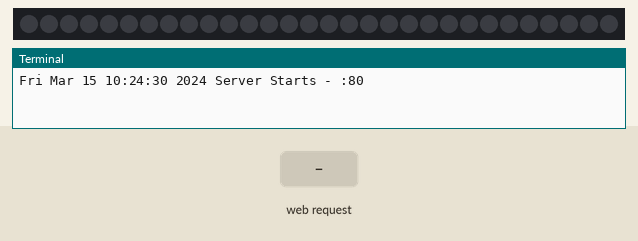
Bench run of a program on a simulated Raspberry Pi (BCM pin numbers). Parts: 30 RGB LEDs in strip order, left to right, the last lines printed to the terminal. The test bench sets the inputs (shaded band). The clock reads 2024-03-15 10:24:30 at power-on unless the program sets it.

Above: at 1.2 s.
1.3 s: HTTP request for /on received
At 1.7 s:
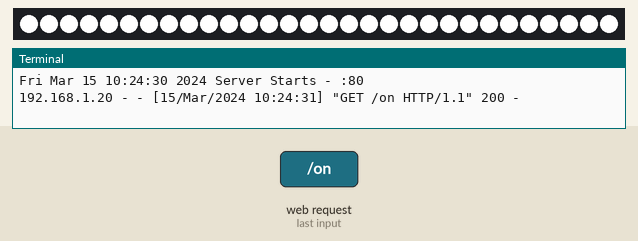
2.8 s: HTTP request for /off received
At 4.0 s:
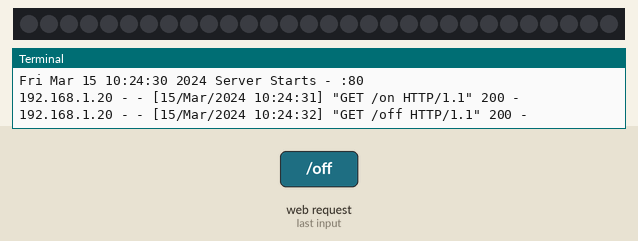
4.3 s: HTTP request for /set/ received
At 5.2 s:
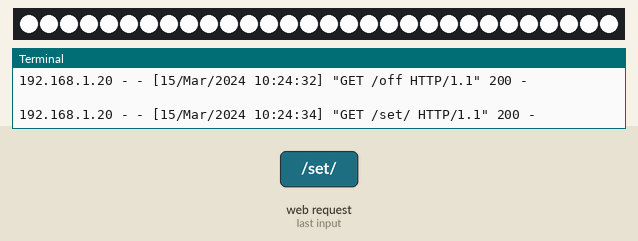
Timing chart, 0 to 7.3 s (numbered marks = the images above; inputs shaded):
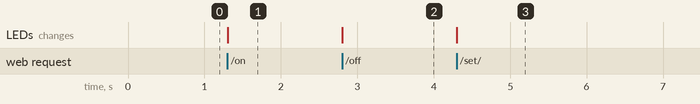

Measured:
- after the input at 1.3 s, the LEDs: change at once (image 1)
- after the input at 2.8 s, the LEDs: change at once (image 2)
- after the input at 4.3 s, the LEDs: change at once (image 3)

The program:

pixelServer.py
```python
#!/usr/bin/python3

"""
  Python 3 script to run a simple REST server for remotely controlling a LED (WS2812) strip.
  Johan Korten
  V1.0
  July 2019

  Server inspired by: https://gist.github.com/bradmontgomery/2219997
  Also inspired by: https://www.studiopieters.nl/homebridge-neopixel-light/
  Works well with https://www.npmjs.com/package/homebridge-neopixel
"""
import socket
from http.server import BaseHTTPRequestHandler, HTTPServer
import time
import board
import neopixel

hostName = ""
hostPort = 80

pixel_pin = board.D18
num_pixels = 30 # 1 meter

# some globals for RGB
r = 255
g = 255
b = 255

state = 0

brightness = 1.0
last_color = (r, g, b)

ORDER = neopixel.GRB
pixels = neopixel.NeoPixel(pixel_pin, num_pixels, brightness=brightness, auto_write=False, pixel_order=ORDER)

"""
RED = (255, 0, 0)
YELLOW = (255, 150, 0)
GREEN = (0, 255, 0)
CYAN = (0, 255, 255)
BLUE = (0, 0, 255)
PURPLE = (180, 0, 255)
"""

class NeoPixelServer(BaseHTTPRequestHandler):

	# method for GET request
	def do_GET(self):
		content = '<p>You accessed path: {}</p>'.format(self.path)
		response = self.processServerRequest(self.path)
		self.response(response)

	# POST method for submitting data.
	def do_POST(self):

		print( "incoming http POST: ", self.path )

		content_length = int(self.headers['Content-Length']) # <--- Gets the size of data
		post_data = self.rfile.read(content_length) # <--- Gets the data itself
		self.send_response(200)
		client.close()

	def response(self, content):
		self.send_response(200)
		self.send_header('Content-type','text/html')
		self.end_headers()
		self.wfile.write(bytes(content, "utf-8"))

	def stringToRGB(self, hexString):
		""" a hex string with three components into an (r, g, b) tuple """
		global last_color
		_hexStringLower = hexString.lower()
		print(_hexStringLower)
		try:
		  r, g, b = int(_hexStringLower[:2],16), int(_hexStringLower[2:4],16), int(_hexStringLower[4:],16)
		except:
		  return last_color
		return (r, g, b)

	def getBrightness(self):
		global last_color
		return (max(last_color) / 2.5)

	def setHex(self, color, remember):
		# expects tuple of 4 bytes
		global last_color
		pixels.fill(color)
		if (remember == True):
		  last_color = color
		pixels.show()

	def processServerRequest(self, path):
		global last_color
		global state

		if ("/on" in path):
		  self.setHex(last_color, True)
		  state = 1
		  return "OK"
		if ("/off" in path):
		  state = 0
		  self.setHex((0,0,0), False)
		  return "OK"
		if ("/set/" in path):
		  _hexString = path[5:]
		  last_color = self.stringToRGB(_hexString)
		  self.setHex(last_color, True)
		  return "OK"
		if ("/status" in path):
		  return str(state)
		if ("/color" in path):
		  _result = "{:02x}{:02x}{:02x}".format(r,g,b)
		  print(_result)
		  return _result
		if ("/bright" in path):
		  _brightness = self.getBrightness()
		  return str(_brightness)

		return "Unknown"


neoPixelServer = HTTPServer((hostName, hostPort), NeoPixelServer)
print(time.asctime(), "Server Starts - %s:%s" % (hostName, hostPort))

try:
	neoPixelServer.serve_forever()
except KeyboardInterrupt:
	pass

neoPixelServer.server_close()
print(time.asctime(), "Server Stops - %s:%s" % (hostName, hostPort))
```
